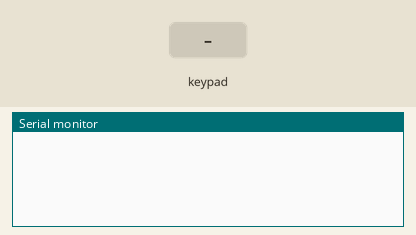
A sketch run on a simulated Arduino Uno, built with avr-gcc and run on an emulated ATmega328P. Parts: the last lines printed to the serial monitor. The inputs (shaded band) are chosen by the test bench.

Above: at 1.2 s.
1.3 s: key '1' pressed
At 2.5 s:
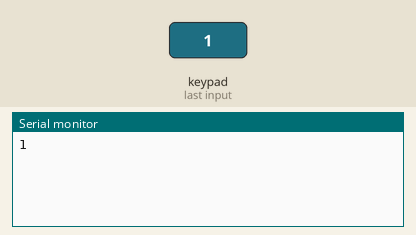
2.8 s: keypad keys 1 8 1 7 1 6 1 5 # pressed 0.4 s apart
At 6.7 s:
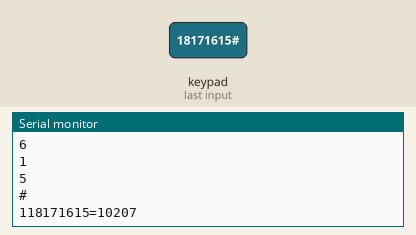
7.9 s: key '*' pressed
At 9.1 s:
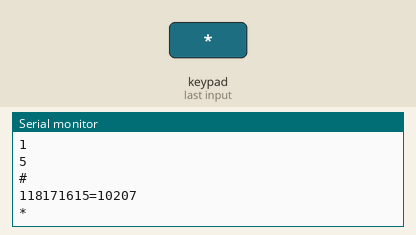
9.4 s: keypad keys 1 8 1 7 1 6 1 5 * pressed 0.4 s apart
At 14.0 s:
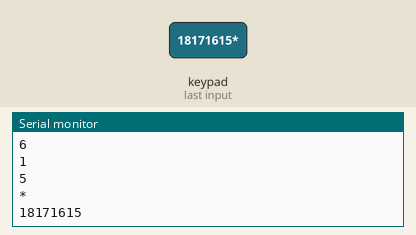
14.5 s: key '#' pressed
At 15.6 s:
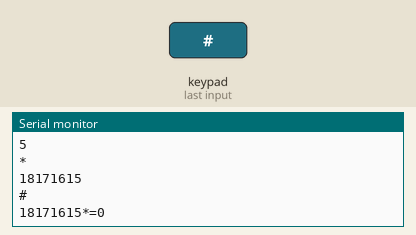
Timing chart, 0 to 17.0 s (numbered marks = the images above; inputs shaded):
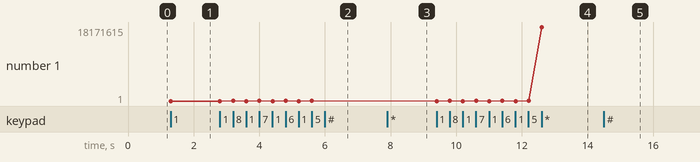

Measured:
- after the input at 1.3 s, the serial monitor: prints a new line at once (image 1)
- after the input at 2.8 s, the serial monitor: prints a new line after 0.40 s (image 2)
- after the input at 7.9 s, the serial monitor: prints a new line at once (image 3)
- after the input at 9.4 s, the serial monitor: prints a new line at once (image 4)
- after the input at 14.5 s, the serial monitor: prints a new line at once (image 5)
- plotted number 1: 1 → 5 after the input at 2.8 s, 5 → 18171615 after the input at 9.4 s

The sketch:

Lab3-3.ino
```cpp
// 3. Difficult (30 min): Implement a simple calculator which can only do multiplication
// a. Use the “#” key as “=”, use the “*” key as multiplication
// b. If multiple keys are pressed before “*” or “*”, those keys form an integer
// c. if “#” is pressed, print the equation to the host PC, e.g., 11*12*13=1716

#include <Key.h>
#include <Keypad.h>

const byte rows = 4; //four rows
const byte cols = 3; //three columns
char keys[rows][cols] = {
  {'1','2','3'},
  {'4','5','6'},
  {'7','8','9'},
  {'*','0','#'}
};
byte rowPins[rows] = {18, 17, 16, 15}; //connect to the row pinouts of the keypad
byte colPins[cols] = {21, 20, 19}; //connect to the column pinouts of the keypad
Keypad keypad = Keypad( makeKeymap(keys), rowPins, colPins, rows, cols );

String equation;
String number;
int total;

// Setup
void setup()
{
  equation = "";
  number = "";
  total = 0;

  Serial.begin(9600);
}

// Loop
void loop()
{
  char key = keypad.getKey();

  if (key != NO_KEY)
  {
    Serial.println(key);

    if (key == '#' || key == '*')
    {
      if (equation.length() != 0)
      {
        equation += "*";
      }
      equation += number;

      if (total == 0)
      {
        total = number.toInt();
      }
      else
      {
        total *= number.toInt();
      }

      // equals
      if (key == '#')
      {
        Serial.println(equation + "=" + String(total));

        equation = "";
        number = "";
        total = 0;
      }
      // multiply
      else if (key == '*')
      {
        Serial.println(equation);

        number = "";
      }
    }
    // build a number
    else
    {
      number += key;
    }
  }
}
```
